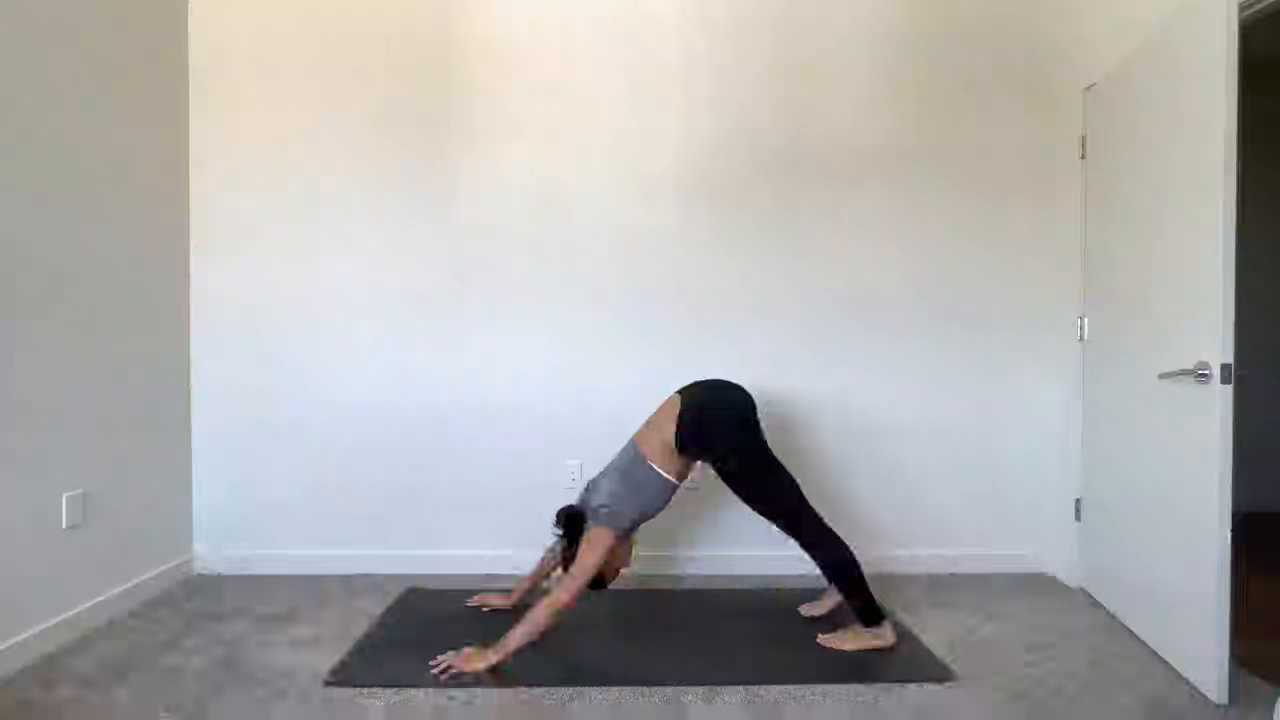
#> input picture frame 61 of target_video/sampleVideo_3.mp4, 1280 x 720 px, given in place of 768x576.avi, which was not available
$ python hum_counter_v1.py
#> lines starting #> are read from the running program, lines starting #| are printed output that depends on the picture; after the words box and inside, x2 and y2 are one past the last pixel; in counts of white or black regions, pixels touching at a corner belong together; pictures that were not available may be replaced by others from this repository, and a replacement may not be noted
import numpy as np
import cv2

cap = cv2.VideoCapture("768x576.avi")
frames_count, fps, width, height = cap.get(cv2.CAP_PROP_FRAME_COUNT), cap.get(cv2.CAP_PROP_FPS), cap.get(
    cv2.CAP_PROP_FRAME_WIDTH), cap.get(cv2.CAP_PROP_FRAME_HEIGHT)

width = int(width)
height = int(height)
print(frames_count, fps, width, height)


sub = cv2.createBackgroundSubtractorMOG2()  # create background subtractor
ret, frame = cap.read()  # import image
#> frame is the input picture: shape (720, 1280, 3); mean B, G, R 170.9, 171.5, 172.6
ratio = 1.0
while True:
    ret, frame = cap.read()  # import image
    if not ret: #if vid finish repeat
        frame = cv2.VideoCapture("768x576.avi")
        continue
    if ret:  # if there is a frame continue with code
        image = cv2.resize(frame, (0, 0), None, ratio, ratio)  # resize image
        gray = cv2.cvtColor(image, cv2.COLOR_BGR2GRAY)  # converts image to gray
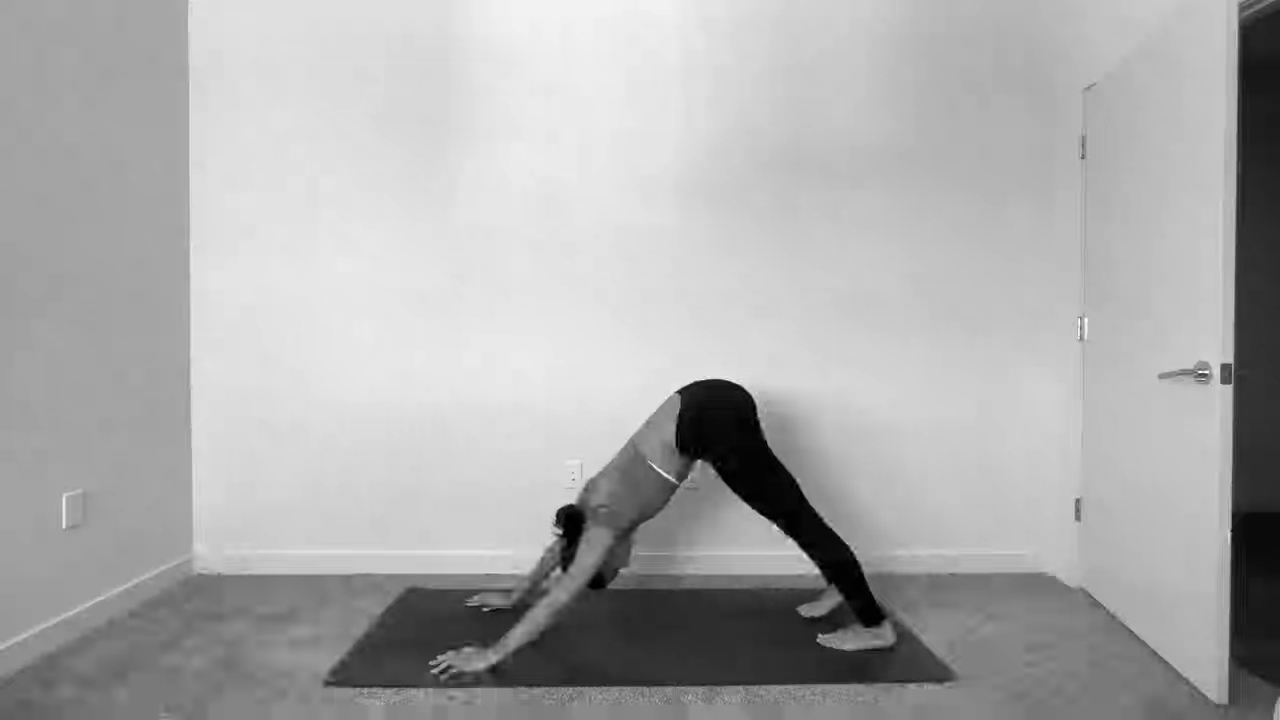
#> gray: shape (720, 1280); min 0, max 255, mean 171.8
        fgmask = sub.apply(gray)  # uses the background subtraction
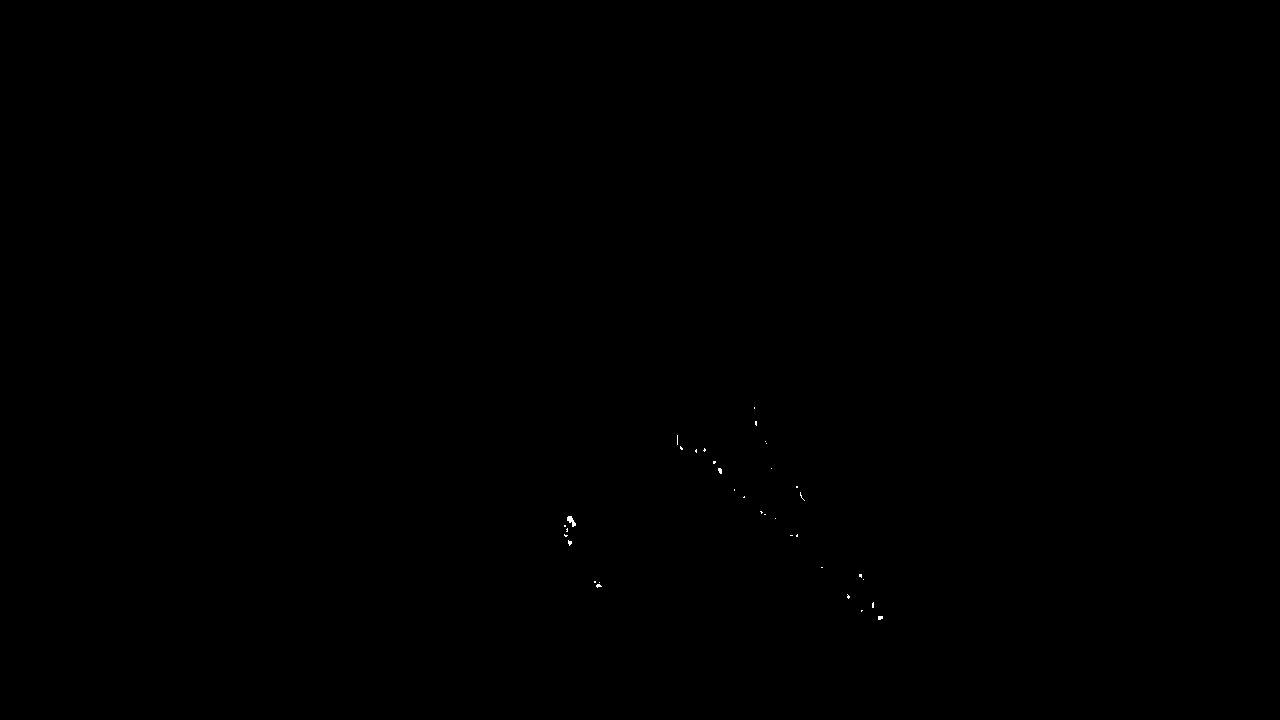
#> fgmask: shape (720, 1280); values 127 (black) and 255 (white), 0.03% white in thin lines or dots, all inside (x1, y1, x2, y2) = (564, 407, 883, 620)
        kernel = cv2.getStructuringElement(cv2.MORPH_ELLIPSE, (5, 5))  # kernel to apply to the morphology
        closing = cv2.morphologyEx(fgmask, cv2.MORPH_CLOSE, kernel)
        opening = cv2.morphologyEx(closing, cv2.MORPH_OPEN, kernel)
#> opening: shape (720, 1280); values 127 (black) and 255 (white), 0% white; 1 white region, box (x1, y1, x2, y2) and area: (567, 516, 574, 524) 36
        dilation = cv2.dilate(opening, kernel)
#> dilation: shape (720, 1280); values 127 (black) and 255 (white), 0.01% white; 1 white region, box (x1, y1, x2, y2) and area: (565, 514, 576, 526) 92
        retvalbin, bins = cv2.threshold(dilation, 220, 255, cv2.THRESH_BINARY)  # removes the shadows
        contours, hierarchy = cv2.findContours(dilation, cv2.RETR_EXTERNAL, cv2.CHAIN_APPROX_SIMPLE)
#> contours = [[[0, 0], [0, 719], [1279, 719], [1279, 0]]]
        minarea = 400
        maxarea = 50000
        cxx = np.zeros(len(contours))
#> cxx = [0]
        cyy = np.zeros(len(contours))
#> cyy = [0]
        for i in range(len(contours)):  # cycles through all contours in current frame
            if hierarchy[0, i, 3] == -1:  # using hierarchy to only count parent contours (contours not within others)
                area = cv2.contourArea(contours[i])  # area of contour
                if minarea < area < maxarea:  # area threshold for contour
                    # calculating centroids of contours
                    cnt = contours[i]
                    M = cv2.moments(cnt)
                    cx = int(M['m10'] / M['m00'])
                    cy = int(M['m01'] / M['m00'])
                    # gets bounding points of contour to create rectangle
                    # x,y is top left corner and w,h is width and height
                    x, y, w, h = cv2.boundingRect(cnt)
                    # creates a rectangle around contour
                    cv2.rectangle(image, (x, y), (x + w, y + h), (0, 255, 0), 2)
                    # Prints centroid text in order to double check later on
                    cv2.putText(image, str(cx) + "," + str(cy), (cx + 10, cy + 10), cv2.FONT_HERSHEY_SIMPLEX,.3, (0, 0, 255), 1)
                    cv2.drawMarker(image, (cx, cy), (0, 255, 255), cv2.MARKER_CROSS, markerSize=8, thickness=3,line_type=cv2.LINE_8)
#> this loop made 1 pass
#> area on pass 1: 919601
    cv2.imshow("countours", image)
    key = cv2.waitKey(20)
#> (key Esc is pressed here)
    if key == 27:
       break

cap.release()
cv2.destroyAllWindows()

$ run again, starting later in the video
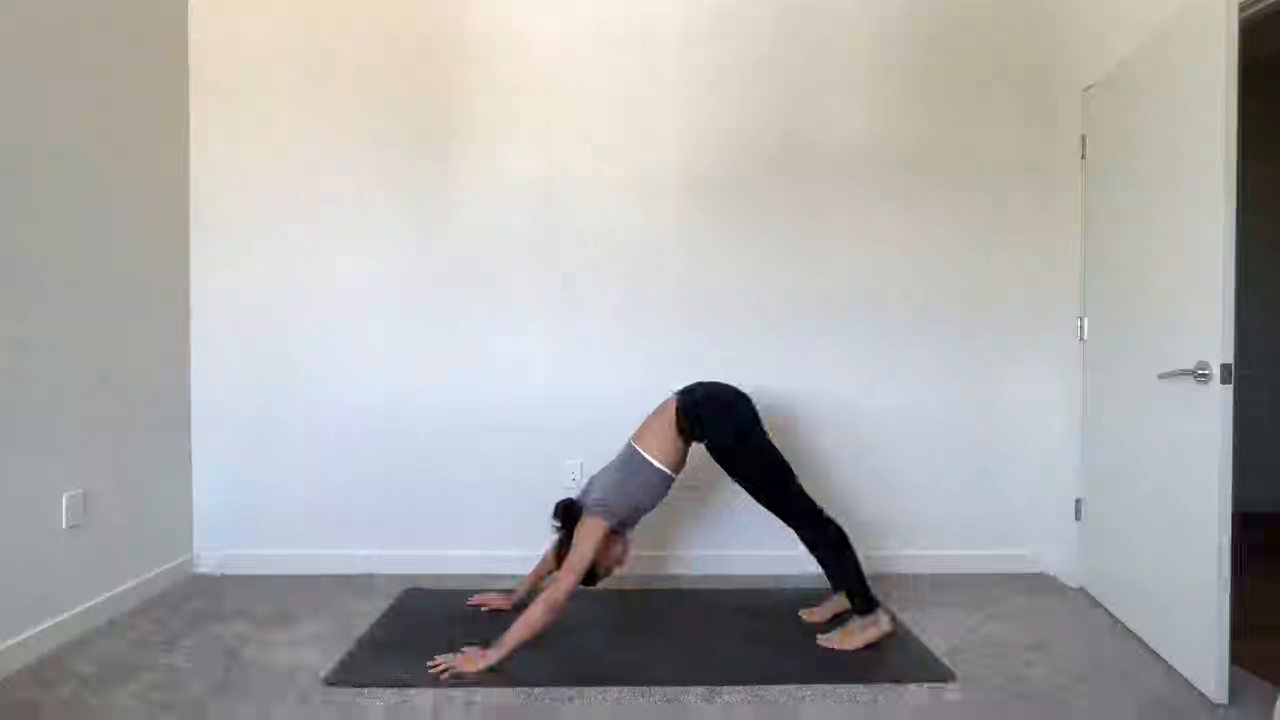
#> input picture frame 278 of target_video/sampleVideo_3.mp4, 1280 x 720 px, given in place of 768x576.avi, which was not available
#> frame is the input picture: shape (720, 1280, 3); mean B, G, R 170.6, 171.2, 172
#> `gray = cv2.cvtColor(image, cv2.COLOR_BGR2GRAY)`:
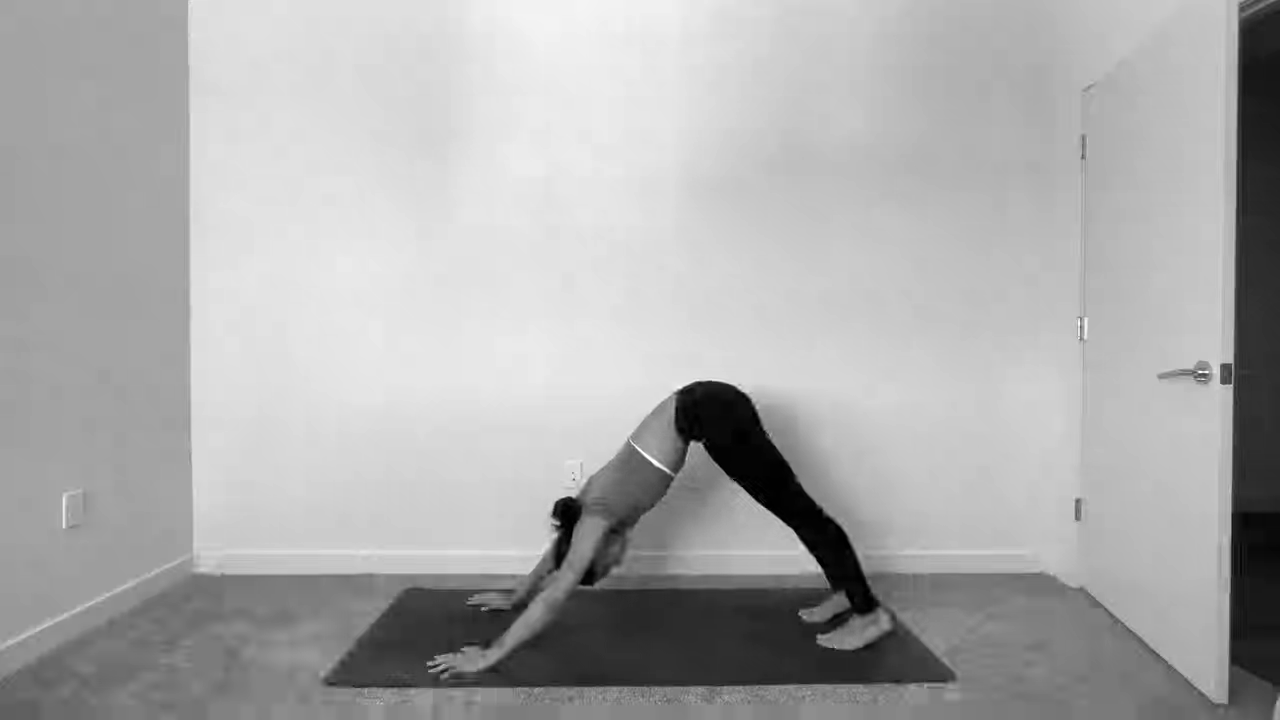
#> gray: shape (720, 1280); min 0, max 255, mean 171.3
#> fgmask: shape (720, 1280); values 127 (black) and 255 (white), 0.03% white in thin lines or dots, all inside (x1, y1, x2, y2) = (562, 417, 871, 610)
#> opening: shape (720, 1280); values 127 (black) and 255 (white), 0% white; 1 white region (1 under 20 px)
#> dilation: shape (720, 1280); values 127 (black) and 255 (white), 0.01% white; 1 white region, box (x1, y1, x2, y2) and area: (767, 501, 776, 510) 57
#> contours = [[[0, 0], [0, 719], [1279, 719], [1279, 0]]]
#> cxx = [0]
#> the loop `for i in range(len(contours)):` made 1 pass
#> area on pass 1: 919601

$ run again, starting later in the video
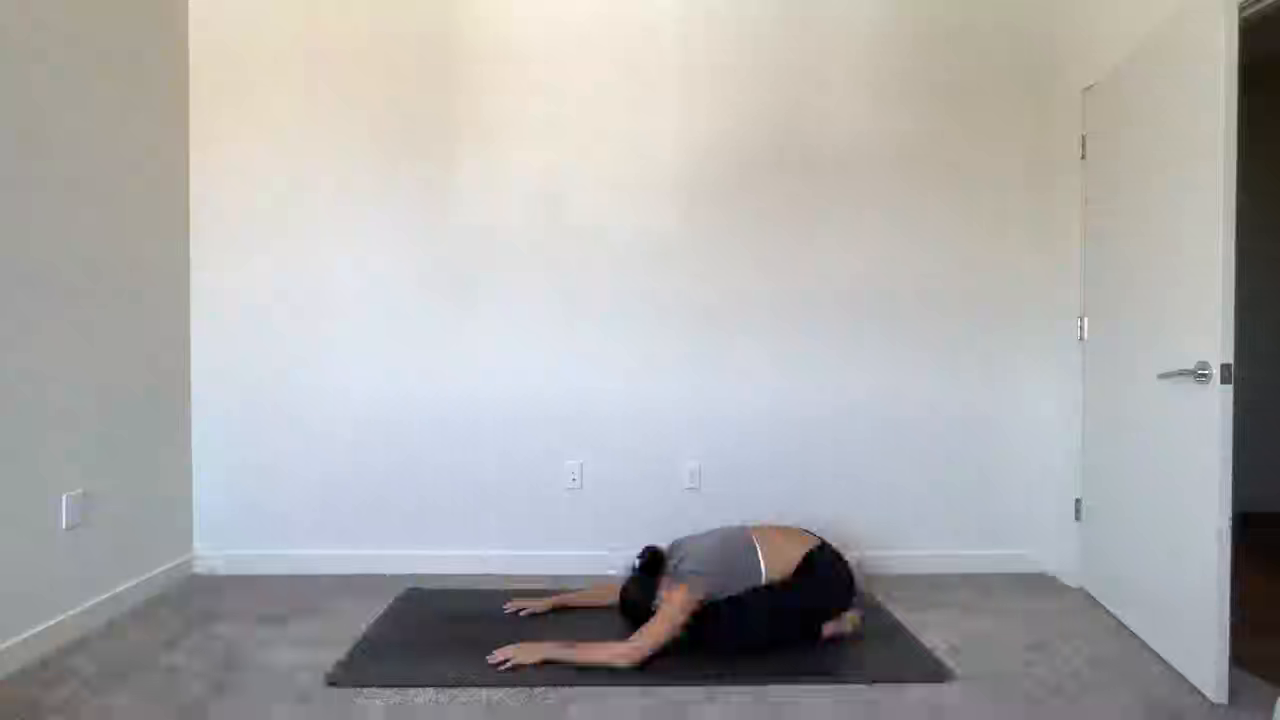
#> input picture frame 495 of target_video/sampleVideo_3.mp4, 1280 x 720 px, given in place of 768x576.avi, which was not available
#> frame is the input picture: shape (720, 1280, 3); mean B, G, R 172.3, 172.6, 173.4
#> `gray = cv2.cvtColor(image, cv2.COLOR_BGR2GRAY)`:
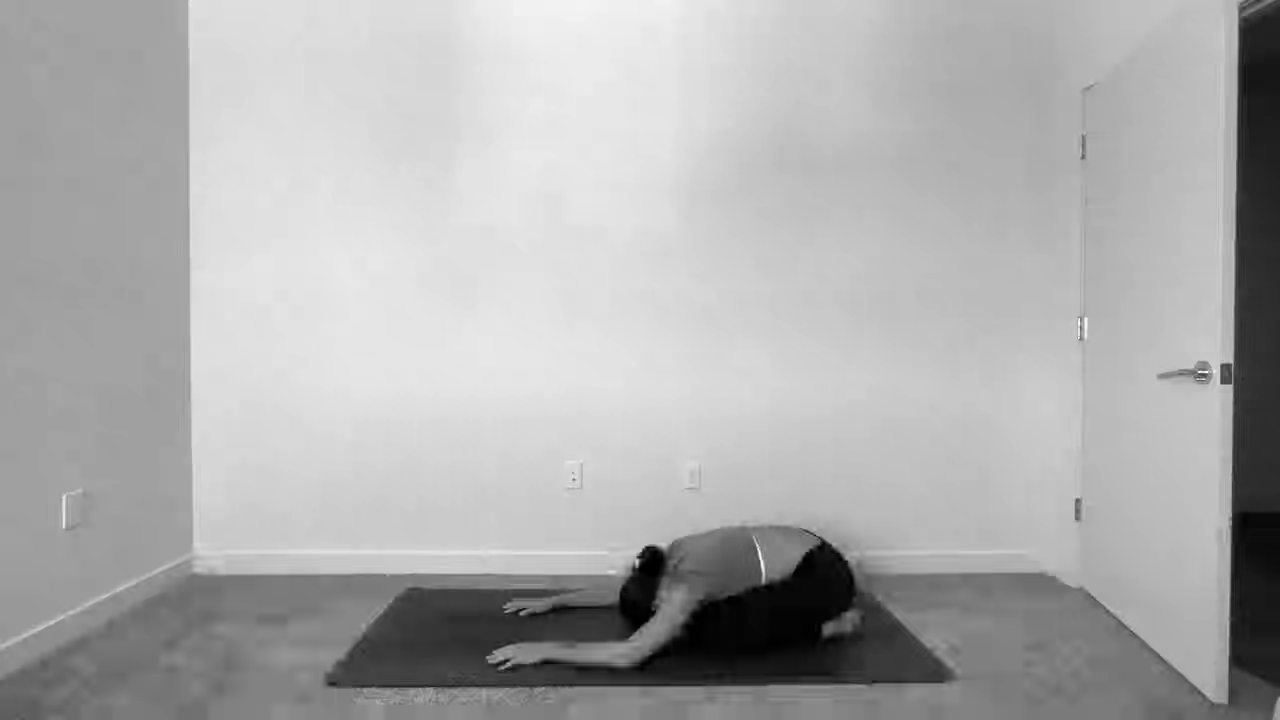
#> gray: shape (720, 1280); min 0, max 255, mean 172.8
#> fgmask: shape (720, 1280); values 127 (black) and 255 (white), 0.04% white; 18 white regions (15 under 20 px), largest, box (x1, y1, x2, y2) and area: (642, 558, 659, 576) 180, (631, 616, 647, 625) 58, (694, 615, 704, 621) 38
#> closing: shape (720, 1280); values 127 (black) and 255 (white), 0.04% white; 17 white regions (14 under 20 px), largest, box (x1, y1, x2, y2) and area: (642, 558, 659, 576) 186, (631, 616, 647, 625) 61, (694, 615, 704, 621) 43
#> opening: shape (720, 1280); values 127 (black) and 255 (white), 0.03% white; 3 white regions, box (x1, y1, x2, y2) and area: (644, 559, 659, 576) 175, (633, 617, 642, 625) 44, (695, 616, 703, 621) 32
#> dilation: shape (720, 1280); values 127 (black) and 255 (white), 0.05% white; 3 white regions, box (x1, y1, x2, y2) and area: (642, 557, 661, 578) 284, (631, 615, 644, 627) 104, (693, 614, 705, 623) 84
#> contours = [[[0, 0], [0, 719], [1279, 719], [1279, 0]]]
#> cxx = [0]
#> the loop `for i in range(len(contours)):` made 1 pass
#> area on pass 1: 919601
